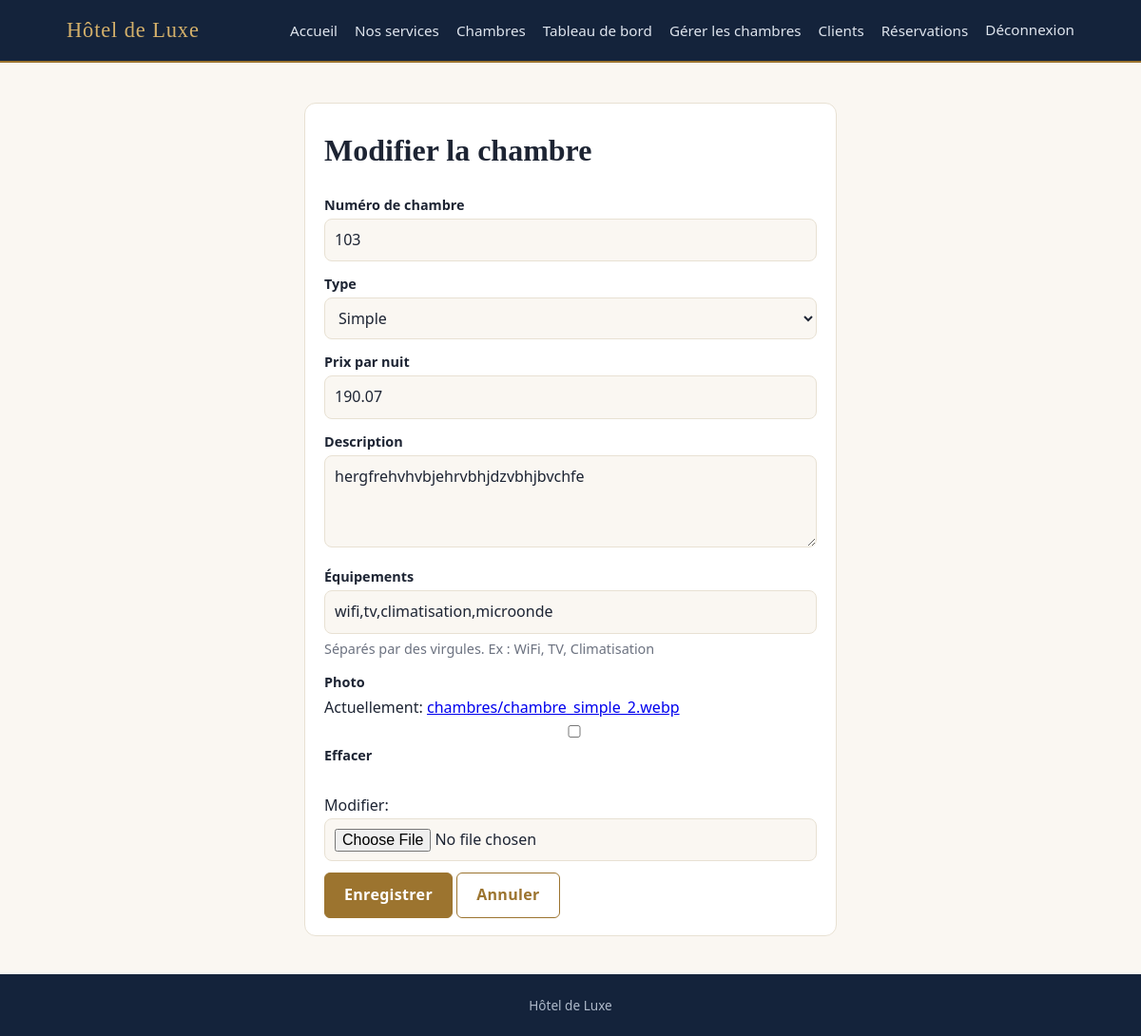
Screenshot of /gestion/chambres/1/modifier/ (signed in) with the database file from the repository.
### hotel/models.py (models this page shows, shortened)
class Chambre(models.Model):
    TYPES = [("simple", "Simple"), ("double", "Double"), ("suite", "Suite")]
    num_chambre = models.PositiveIntegerField(
        "Numéro de chambre", unique=True, validators=[MinValueValidator(1)])
    type_chambre = models.CharField("Type", max_length=10, choices=TYPES)
    prix_nuit = models.DecimalField(
        "Prix par nuit", max_digits=8, decimal_places=2,
        validators=[MinValueValidator(Decimal("0.01"))])
    description = models.TextField(blank=True)
    equipements = models.CharField(
        "Équipements", max_length=200, blank=True,
        help_text="Séparés par des virgules. Ex : WiFi, TV, Climatisation")
    photo = models.FileField("Photo", upload_to="chambres/", blank=True)
    objects = ChambreQuerySet.as_manager()
    class Meta:
        ordering = ["num_chambre"]

### hotel/views.py (the view)
# urls.py: path("gestion/chambres/<int:pk>/modifier/", views.ChambreUpdate.as_view(), name="chambre_modifier"),
class ChambreUpdate(PersonnelMixin, SuccessMessageMixin, UpdateView):
    model = Chambre
    form_class = ChambreForm
    template_name = "hotel/form.html"
    success_url = reverse_lazy("gestion_chambres")
    success_message = "Chambre modifiée."
    extra_context = {"titre": "Modifier la chambre", "retour": reverse_lazy("gestion_chambres")}

### hotel/forms.py
class ChambreForm(forms.ModelForm):
    class Meta:
        model = Chambre
        fields = ["num_chambre", "type_chambre", "prix_nuit", "description", "equipements", "photo"]
        widgets = {"description": forms.Textarea(attrs={"rows": 3})}

### hotel/context.py (called while the page is built)
def parametres_hotel(request):
    return {"NOM_HOTEL": settings.NOM_HOTEL, "DEVISE": settings.DEVISE}

### hotel/views.py (called while the page is built)
    def test_func(self):
        return self.request.user.is_staff

### hotel/templates/hotel/form.html (shortened to what this page needs)
{% extends "hotel/base.html" %}
{% block contenu %}
<div class="panneau formulaire">
  <h1>{{ titre }}</h1>
  <form method="post" enctype="multipart/form-data">{% csrf_token %}
    {% include "hotel/_champs.html" %}
    <button class="bouton">Enregistrer</button>
    <a class="bouton secondaire" href="{{ retour }}">Annuler</a>
  </form>
</div>
{% endblock %}

### hotel/templates/hotel/_champs.html (shortened to what this page needs)
{% for champ in form %}
  <div class="champ">
    <label for="{{ champ.id_for_label }}">{{ champ.label }}</label>
    {{ champ }}
    {% if champ.help_text %}<p class="aide">{{ champ.help_text }}</p>{% endif %}
  </div>
{% endfor %}

### hotel/static/hotel/style.css (style rules this page uses)
:root { --marine:#14233b;--accent:#9c742f;--or:#d4b06a;--fond:#faf7f2;--carte:#fff;--texte:#1d2433;--gris:#6c7280; --bordure:#e8e1d3;--logo:#14233b;--vert:#2f9e44;--rouge:#d6483a;--bleu:#2f7fd1; --serif:Georgia,"Times New Roman",serif }
* { box-sizing:border-box }
html { scroll-behavior:smooth }
body { margin:0;font-family:"Segoe UI",system-ui,sans-serif;background:var(--fond);color:var(--texte);line-height:1.6 }
h1,h2,h3 { font-family:var(--serif);font-weight:600 }
h1 { margin:.2em 0 .6em }
.bouton { display:inline-block;background:var(--accent);color:#fff;padding:10px 20px;border-radius:6px;border:1px solid var(--accent); text-decoration:none;cursor:pointer;font:inherit;font-weight:600;letter-spacing:.02em }
.bouton.secondaire { background:transparent;color:var(--accent) }
.panneau { background:var(--carte);border:1px solid var(--bordure);border-radius:12px;padding:18px 20px;margin-top:18px }
.aide { color:var(--gris);font-size:.9rem;margin:4px 0 }
label { display:block;font-weight:600;font-size:.9rem;margin-bottom:3px }
input,select,textarea { width:100%;padding:9px 10px;border:1px solid var(--bordure);border-radius:8px;background:var(--fond);color:var(--texte);font:inherit }
.champ { margin-bottom:12px }
.formulaire { max-width:560px;margin-left:auto;margin-right:auto }

### rows the page displays
Chambre: form "103" "Simple" "190.07" "hergfrehvhvbjehrvbhjdzvbhjbvchfe" "wifi,tv,climatisation,microonde"

### other values shown
{{ NOM_HOTEL }} "Hôtel de Luxe"
{{ titre }} "Modifier la chambre"
{{ champ.label }} "Numéro de chambre" "Type" "Prix par nuit" "Description" "Équipements" "Photo"
{{ champ.help_text }} "Séparés par des virgules. Ex : WiFi, TV, Climatisation"
